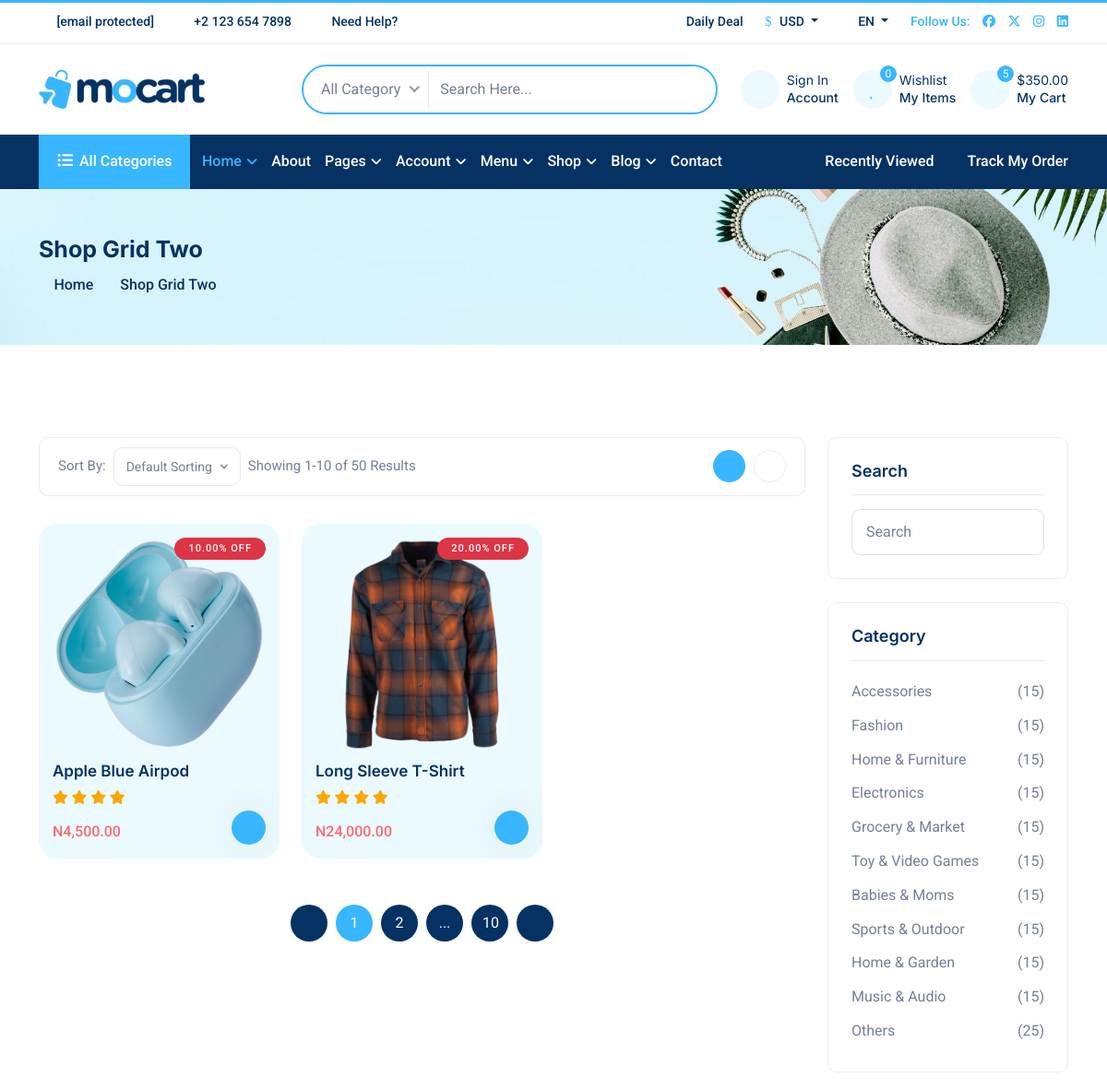
The app's page / (upper part), older data.
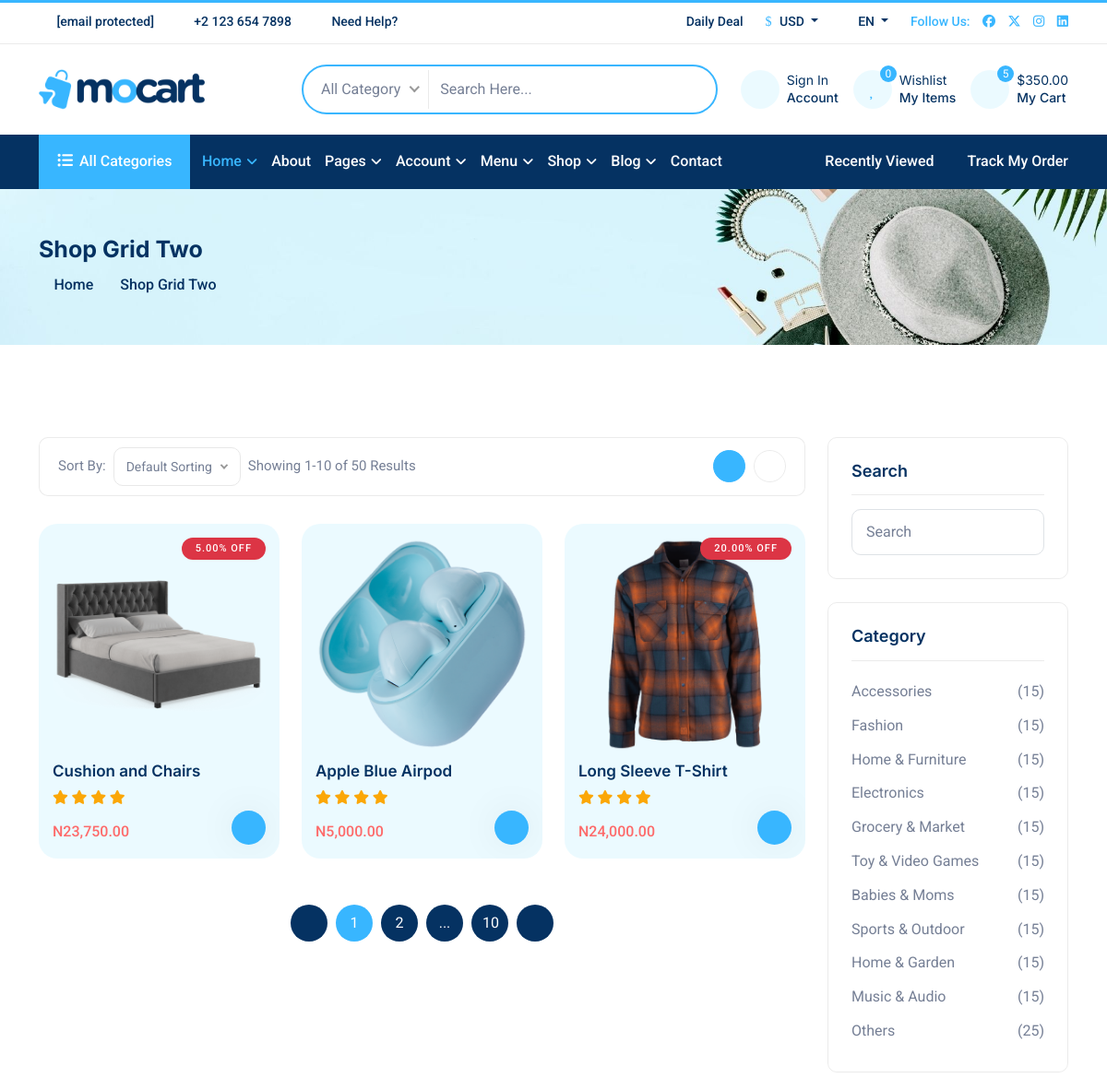
The same page, newer data.
### store/models.py (models this page shows, shortened)
class Product(models.Model):
    name = models.CharField(max_length=250)
    amount = models.DecimalField(default=0.00, decimal_places=2, max_digits=12, max_length=12)
    slug = models.SlugField(max_length=300, unique=True)
    description = models.TextField(blank=True, null=True)
    category = models.ForeignKey(Cateory, on_delete=models.CASCADE,related_name="cate_name")
    colour = models.CharField(max_length=500)
    size = models.CharField(max_length=200, default="38, 39, 40, 41, 42, 43, 44, 45")
    reference = models.UUIDField(default=uuid4(), editable=False, unique=True)
    star_rating = models.CharField(max_length=20, choices=RATE_LEVEL, null=True, blank=True)
    percent_off = models.DecimalField(max_length=6, decimal_places=2, max_digits=6, default=0.00)
    created = models.DateTimeField(auto_now_add=True, null=True, blank=True)
    @property
    def get_amount(self):
        if self.percent_off:
            return round(self.amount - (self.amount * self.percent_off/100), 2)
        else:
            return round(self.amount, 2)
    class Meta:
        ordering = ['-created']

class Product_Image(models.Model):
    image = models.ImageField(upload_to='Product')
    product = models.ForeignKey(Product, on_delete=models.CASCADE, related_name='product_image')
    @property
    def product_image(self):
        if self.image:
            return self.image.url

### store/views.py (the view)
# urls.py: path('', views.home, name='home'),
def home(request):
    products = Product.objects.all()
    product_images = [Product_Image.objects.filter(product = product)[0] for product in products]
    context = {
        'products': products,
        "product_images": product_images,
    }
    return render(request, 'store/index.html', context)

### store/templates/store/index.html (shortened to what the changed rows need)
{% extends 'nav.html' %}
{% load static %}
{% load humanize %}
{% block content %}
    <main class="main">
        <div class="shop-area2 py-100">
            <div class="container">
                <div class="row g-4">
                    <div class="col-lg-9">
                        <div class="shop-item-wrap item-2">
                            <div class="row g-4">
                                {% for product in products %}
                                    <div class="col-md-6 col-lg-4">
                                        <div class="product-item">
                                            {% for image in product_images %}
                                                {% if image.product == product %}
                                                    <div class="product-img">
                                                        {% if product.percent_off %}<span class="type bg-danger">{{product.percent_off}}% Off</span>{% endif %}
                                                        <a href="{% url 'product_detail' product.slug %}"><img src="{{image.product_image}}" alt=""></a>
                                                    </div>
                                                {% endif %}
                                            {% endfor %}
                                            <div class="product-content">
                                                <h3 class="product-title"><a href="shop-single.html">{{product.name}}</a></h3>
                                                <div class="product-rate">
                                                        <i class="fas fa-star"></i>
                                                        <i class="fas fa-star"></i>
                                                        <i class="fas fa-star"></i>
                                                        <i class="fas fa-star"></i>
                                                        <i class="far fa-star"></i>
                                                </div>
                                                <div class="product-bottom">
                                                    <div class="product-price">
                                                        <span>N{{product.get_amount | intcomma}}</span>
                                                    </div>
                                                    <button type="button" class="product-cart-btn" data-bs-placement="left" data-tooltip="tooltip" title="View Product">
                                                        <i class="far fa-eye"></i>
                                                    </button>
                                                </div>
                                            </div>
                                        </div>
                                    </div>
                                {% endfor %}
                            </div>
                        </div>
                    </div>
                </div>
            </div>
        </div>
    </main>
{% endblock content %}

Row changes from the older to the newer data that the page shows:
added Product: percent_off "5.00", name "Cushion and Chairs", get_amount "23,750.00"
added Product_Image: product_image (picture), shown under "Cushion and Chairs"
changed Product "Apple Blue Airpod": get_amount "4,500.00" → "5,000.00"; percent_off "10.00" → (not shown)
shown differently, row unchanged: Product_Image (number 2 of 3 on the later page): no longer shows "% OFF"
